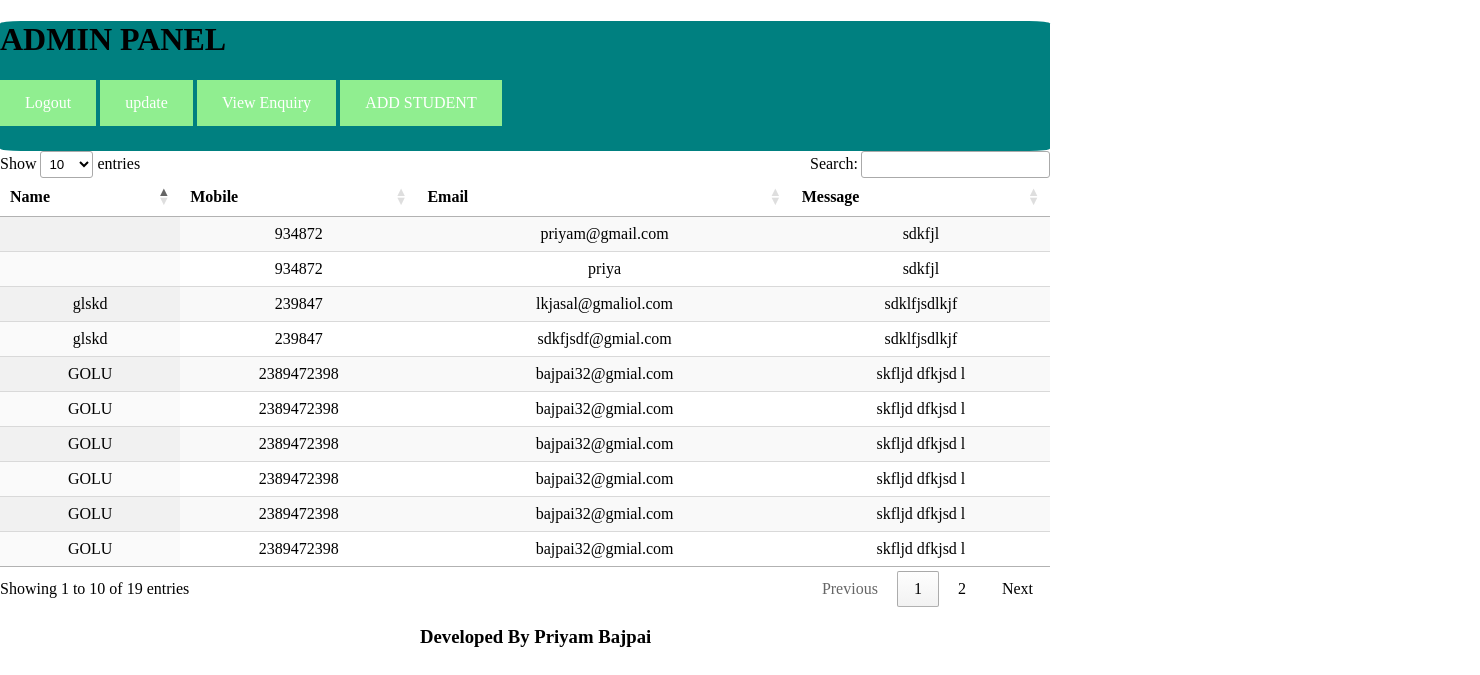
/administration/enquiry/ (signed in), run on the app's committed database.
### administration/models.py (models this page shows, shortened)
class Contact(models.Model):
	name=models.CharField(max_length=100)
	mobile=models.CharField(max_length=10)
	email=models.EmailField(null=False,blank=False,unique=False)
	message=models.CharField(max_length=500)

### administration/views.py (the view)
# urls.py: path('enquiry/',Enquiry.as_view(),name='enquiry'),
class Enquiry(LoginRequiredMixin,ListView):
	template_name='enquiry.html'
	model=Contact
	context_object_name = 'object'

### templates/enquiry.html (shortened to what this page needs)
{% load static %}
<!DOCTYPE html>
<html>
<head>
<link rel="stylesheet" href="https://cdn.datatables.net/1.10.19/css/jquery.dataTables.min.css">
<link rel="stylesheet" href="https://cdn.datatables.net/buttons/1.5.6/css/buttons.dataTables.min.css">
 <link rel="stylesheet" type="text/css" href="{% static 'golu.css' %}">
</head>
<body>
<div class="sid"><h1>ADMIN PANEL</h1><a href="{% url 'logout' %}">Logout</a>
<a href="/admin">update</a>
<a href="{% url 'enquiry' %}">View Enquiry</a>
<a href="{% url 'golu' %}">ADD STUDENT</a>
</div id="name">
<div id="table">
<table id="example" class="display nowrap" style="width:100%">
        <thead>
            <tr>
                <th>Name</th>
                <th>Mobile</th>
                <th>Email</th>
                <th>Message</th>
            </tr>
        </thead>
        <tbody>
          {% for x in object %}
            <tr>
                <td  style="text-align:center;">{{x.name}}</td>
                <td  style="text-align:center;">{{x.mobile}}</td>
                <td  style="text-align:center;">{{x.email}} </td>
                <td  style="text-align:center;">{{x.message}}</td>
            </tr>
            {% endfor %}
        </table>
    </div>
    <h3>Developed By Priyam Bajpai </h3>
</body>
</html>

### static/golu.css (style rules this page uses)
body { width: 1050px; margin: 0px; padding: 0px; }
h3 { color: black; text-decoration: none; }
.sid { border-radius: 2%; width:100%; height:130px; background-color:#008080; }
a:link, a:visited { background-color: #90EE90; color: white; padding: 14px 25px; text-align: center; text-decoration: none; display: inline-block; }

### templates/enquiry.html (style rules this page uses)
h3 { position: relative; bottom: 50% ; left: 40%; }

### data on the page
Contact: name "glskd", mobile "239847", email "lkjasal@gmaliol.com", message "sdklfjsdlkjf"
Contact: name "glskd", mobile "239847", email "sdkfjsdf@gmial.com", message "sdklfjsdlkjf"
Contact: name "GOLU", mobile "2389472398", email "bajpai32@gmial.com", message "skfljd dfkjsd l"
Contact: name "GOLU", mobile "2389472398", email "bajpai32@gmial.com", message "skfljd dfkjsd l"
Contact: name "GOLU", mobile "2389472398", email "bajpai32@gmial.com", message "skfljd dfkjsd l"
Contact: name "GOLU", mobile "2389472398", email "bajpai32@gmial.com", message "skfljd dfkjsd l"
Contact: name "GOLU", mobile "2389472398", email "bajpai32@gmial.com", message "skfljd dfkjsd l"
Contact: name "GOLU", mobile "2389472398", email "bajpai32@gmial.com", message "skfljd dfkjsd l"
Contact: mobile "934872", email "priyam@gmail.com", message "sdkfjl"
Contact: mobile "934872", email "priya", message "sdkfjl"
